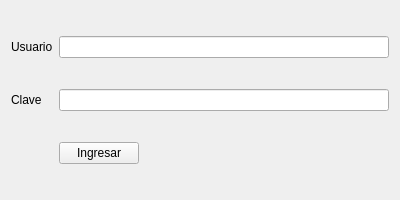
<?xml version="1.0" encoding="UTF-8"?>
<ui version="4.0">
 <class>Acceso</class>
 <widget class="QWidget" name="Acceso">
  <property name="geometry">
   <rect>
    <x>0</x>
    <y>0</y>
    <width>400</width>
    <height>200</height>
   </rect>
  </property>
  <property name="maximumSize">
   <size>
    <width>400</width>
    <height>200</height>
   </size>
  </property>
  <property name="windowTitle">
   <string>Login</string>
  </property>
  <layout class="QGridLayout" name="gridLayout">
   <item row="4" column="1">
    <widget class="QPushButton" name="pbIngresar">
     <property name="focusPolicy">
      <enum>Qt::NoFocus</enum>
     </property>
     <property name="text">
      <string>Ingresar</string>
     </property>
    </widget>
   </item>
   <item row="3" column="0">
    <widget class="QLabel" name="lClave">
     <property name="text">
      <string>Clave</string>
     </property>
    </widget>
   </item>
   <item row="1" column="0">
    <widget class="QLabel" name="lUsuario">
     <property name="text">
      <string>Usuario</string>
     </property>
    </widget>
   </item>
   <item row="4" column="2">
    <spacer name="horizontalSpacer">
     <property name="orientation">
      <enum>Qt::Horizontal</enum>
     </property>
     <property name="sizeHint" stdset="0">
      <size>
       <width>40</width>
       <height>20</height>
      </size>
     </property>
    </spacer>
   </item>
   <item row="3" column="1" colspan="2">
    <widget class="QLineEdit" name="leClave">
     <property name="echoMode">
      <enum>QLineEdit::Password</enum>
     </property>
    </widget>
   </item>
   <item row="1" column="1" colspan="2">
    <widget class="QLineEdit" name="leUsuario"/>
   </item>
  </layout>
 </widget>
 <resources/>
 <connections/>
</ui>
